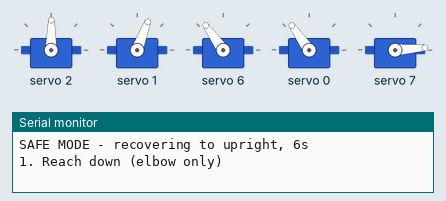
Bench run of a sketch on a simulated Arduino Uno, built with avr-gcc and run on an emulated ATmega328P. Shown: 5 × servo, the last lines printed to the serial monitor.

Above: at 8.9 s.
At 11.0 s:
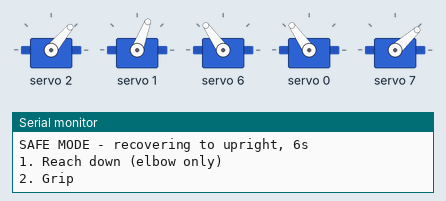
At 18.8 s:
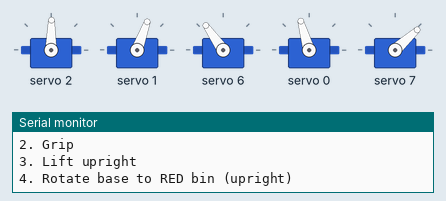
At 21.2 s:
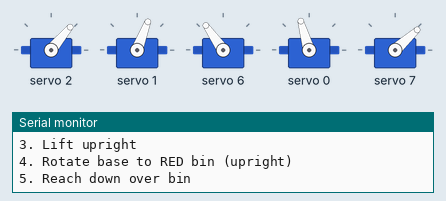
At 28.4 s:
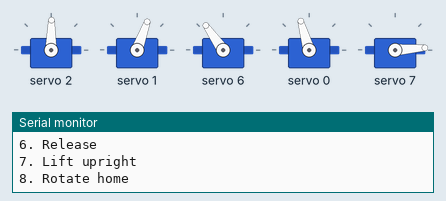
At 38.9 s:
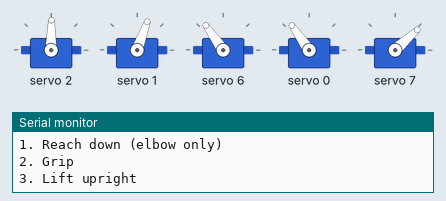
Timing chart, 0 to 40.0 s (numbered marks = the images above):
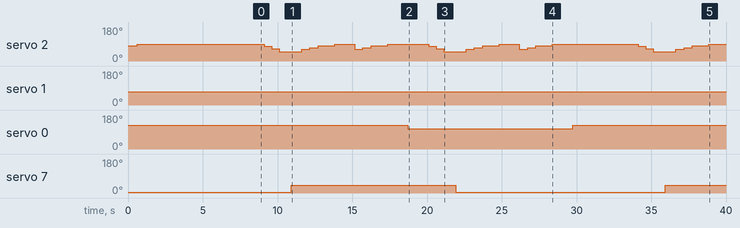

The sketch:

pick_and_place.ino
```cpp
/*
 * Pick and Place  -  ELBOW-REACH SAFE MODE (heavy metal arm)
 *
 * ROOT-CAUSE FIX:
 * The shoulder was doing the deep bend, so the whole arm's weight hung in
 * front of the base -> servo could not hold it, arm collapsed, and lifting
 * it back up needed more torque than the servo has.
 *
 * New strategy: the SHOULDER STAYS NEAR VERTICAL (258). The reach down is
 * done with the ELBOW only (300 -> 278 -> 248 -> 218). That lowers the
 * gripper while the heavy upper arm stays balanced over the base, and
 * lifting back up only moves the light forearm + gripper.
 *
 * Channel map:
 *   CH_BASE      0   clamped 335-415
 *   CH_SHOULDER  1   clamped 250-275 (stays vertical)
 *   CH_ELBOW     2   clamped 205-310 (does the reach)
 *   CH_WRIST     6   fixed 375
 *   CH_GRIPPER   7   open 120 / closed 200
 */

#include <Wire.h>
#include <Adafruit_PWMServoDriver.h>

Adafruit_PWMServoDriver pwm = Adafruit_PWMServoDriver(0x40);

#define CH_BASE       0
#define CH_SHOULDER   1
#define CH_ELBOW      2
#define CH_WRIST      6
#define CH_GRIPPER    7

// Clamps
#define BASE_MIN      335
#define BASE_MAX      415
#define SHOULDER_MIN  250
#define SHOULDER_MAX  275
#define ELBOW_MIN     205
#define ELBOW_MAX     310
#define WRIST_MIN     370
#define WRIST_MAX     380

#define GRIPPER_OPEN   120
#define GRIPPER_CLOSED 200

// Poses
#define HOME_BASE      375
#define HOME_SHOULDER  260
#define HOME_ELBOW     300
#define HOME_WRIST     375

// Reach: elbow does the work, shoulder stays vertical.
// Elbow folds much deeper now, so the gripper drops without the heavy
// upper arm leaning forward (that was what made the arm collapse).
#define REACH_SHOULDER 258
#define REACH_ELBOW    218

// Bins
#define BIN_RED        335
#define BIN_GREEN      375
#define BIN_BLUE       415

int clampPulse(uint8_t ch, int p) {
  if (ch == CH_BASE)     return constrain(p, BASE_MIN, BASE_MAX);
  if (ch == CH_SHOULDER) return constrain(p, SHOULDER_MIN, SHOULDER_MAX);
  if (ch == CH_ELBOW)    return constrain(p, ELBOW_MIN, ELBOW_MAX);
  if (ch == CH_WRIST)    return constrain(p, WRIST_MIN, WRIST_MAX);
  return p;
}

void setP(uint8_t ch, int p) { pwm.setPWM(ch, 0, clampPulse(ch, p)); }

// Lift the forearm in small steps so it never stalls.
// Elbow first (only the light forearm moves), then shoulder back to vertical.
void liftUpright(int grip) {
  setP(CH_ELBOW, 240);  delay(550);
  setP(CH_ELBOW, 262);  delay(550);
  setP(CH_ELBOW, 284);  delay(550);
  setP(CH_SHOULDER, HOME_SHOULDER); delay(550);
  setP(CH_ELBOW, HOME_ELBOW);       delay(650);
  setP(CH_WRIST, HOME_WRIST);       delay(200);
  pwm.setPWM(CH_GRIPPER, 0, grip);  delay(500);
}

// Lower the forearm in small steps. The shoulder stays vertical, so the
// heavy upper arm never hangs out in front of the base.
void reachDown() {
  setP(CH_SHOULDER, REACH_SHOULDER); delay(400);
  setP(CH_ELBOW, 278);               delay(500);
  setP(CH_ELBOW, 248);               delay(500);
  setP(CH_ELBOW, REACH_ELBOW);       delay(800);
}

// Upright first, then rotate. Small, slow base move.
// The gripper state is passed in so it is not forced closed at home.
void rotateBaseSlow(int target, int grip) {
  liftUpright(grip);
  setP(CH_BASE, target);
  delay(1000);
}

void setup() {
  Serial.begin(115200);
  pwm.begin();
  pwm.setOscillatorFrequency(27000000);
  pwm.setPWMFreq(50);

  Serial.println(F("SAFE MODE - recovering to upright, 6s"));
  setP(CH_ELBOW, 280);  delay(600);
  setP(CH_ELBOW, HOME_ELBOW);      delay(600);
  setP(CH_SHOULDER, HOME_SHOULDER); delay(600);
  setP(CH_WRIST, HOME_WRIST);       delay(300);
  setP(CH_BASE, HOME_BASE);         delay(600);
  pwm.setPWM(CH_GRIPPER, 0, GRIPPER_OPEN); delay(6000);
}

void loop() {
  Serial.println(F("1. Reach down (elbow only)"));
  reachDown();

  Serial.println(F("2. Grip"));
  pwm.setPWM(CH_GRIPPER, 0, GRIPPER_CLOSED); delay(700);

  Serial.println(F("3. Lift upright"));
  liftUpright(GRIPPER_CLOSED);

  Serial.println(F("4. Rotate base to RED bin (upright)"));
  rotateBaseSlow(BIN_RED, GRIPPER_CLOSED);

  Serial.println(F("5. Reach down over bin"));
  reachDown();

  Serial.println(F("6. Release"));
  pwm.setPWM(CH_GRIPPER, 0, GRIPPER_OPEN); delay(700);

  Serial.println(F("7. Lift upright"));
  liftUpright(GRIPPER_OPEN);

  Serial.println(F("8. Rotate home"));
  rotateBaseSlow(HOME_BASE, GRIPPER_OPEN);

  Serial.println(F("Cycle done - pause 3s"));
  delay(3000);
}
```

Measured:
- by itself, servo 2: 80° → 89° at 0.60 s, → 79° 8.5 s later, → 65° 0.50 s later, → 50° 0.50 s later, … (30 changes in this stretch)
- by itself, servo 1: goes 69° 4.6 s, 70° 6.5 s, 69° 4.6 s, 70° 9.5 s, 69° 4.6 s, then 70°
- by itself, servo 0: 125° → 106° at 18.7 s, → 125° 11.0 s later
- by itself, servo 7: 4° → 42° at 10.9 s, → 4° 11.0 s later, → 42° 14.0 s later
